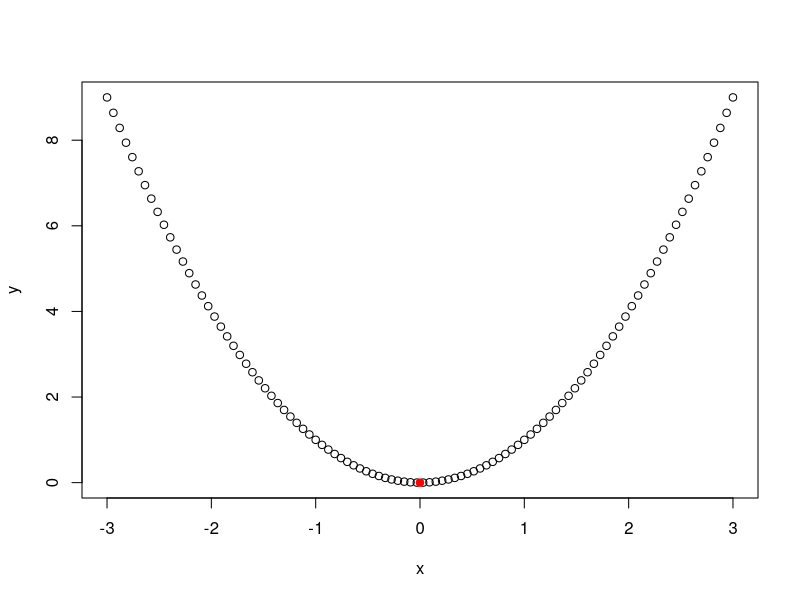

This chart was generated by the following R code: (Note: this script raises an error after producing the figure.)
#http://www.r-bloggers.com/linear-regression-by-gradient-descent/
##
## Liniowa regresja na bazie najszybszego spadku
## na podstawie
## https://www.coursera.org/learn/machine-learning/lecture/kCvQc/gradient-descent-for-linear-regression
## http://cs229.stanford.edu/notes/cs229-notes1.pdf
## http://machinelearningmastery.com/convex-optimization-in-r/


################################################################################
# SPADEK GRADIENTU - w 1D pochodnej - dla funkcji 1D

funkcja <- function(x) {                     # zdefiniuj funkcję 1D z optimum w punkcie (0,0)
  x^2
}

pochodna <- function(x) {                    # określ pochodną funkcji 1D
  2*x
}

# metoda spadku gradientu w 1D
spadek_gradientu <- function(func, pochodna, start, alfa=0.05, tol=1e-8) {
  pt1 <- start                               # start
  grdnt <- pochodna(pt1)                     # pochodna funkcji 
  pt2 <- pt1 - alfa*grdnt                    # odejmujemy pochodną razy alfa od wejściowego parametru
  while (abs(func(pt1)-func(pt2)) > tol) {   # przy minimum małe wartości pochodnej, jeśli mniejsze od tol przerwij pętle
    pt1 <- pt2                               # w przypadku spadku funkcji dodajemy do x
    grdnt <- pochodna(pt1)                   # w przypadku wzrostu funkcji odejmujemy do x
    pt2 <- pt1 - alfa*grdnt                  # aby "stoczyć się" do minimum
    print(func(pt2))                         # wypisuj postęp schodzenia do minimum
  }                                          
  pt2                                        # zwróć ostatni punkt optymalizacji
}

result <- spadek_gradientu(                  # znajdź minimum używając funkcji spadku gradientu
  funkcja,                                   # funkcja do optymalizacji
  pochodna,                                  # gradient funkcji 
  c(runif(1,-3,3)),                          # punkt startu
  0.05,                                      # krok optymalizacji
  1e-8)                                      # dopuszczalny błąd

# wyswietl rezultat optymalizacji
print(result)                                # współrzędne minimum
print(funkcja(result))                       # wartość funkcji w minimum
x <- seq(-3, 3, length.out=100)
y <- sapply(x, funkcja)                      # inaczej y <- funkcja(x)
plot(x, y, xlab="x",ylab="y")                # wyswietl funkcję 1D na wykresie
# wskaż czerwonym punktem znalezione optimum
points(result, funkcja(result), col="red", pch=19)
Sys.sleep(2)                                 #pauza na 2 sekundy


################################################################################
# SPADEK GRADIENTU dla funkcji 2D

funkcja <- function(x) {                     # zdefiniuj funkcję 2D z optimum w punkcie (0,0)
  x[1]^2 + x[2]^2
}

gradient <- function(x) {                    # określ pochodną funkcji 2D
  c(2*x[1], 2*x[2])
}

# metoda spadku gradientu w 2D
spadek_gradientu <- function(func, gradient, start, alfa=0.05, tol=1e-8) {
  pt1 <- start                               # start
  grdnt <- gradient(pt1)                     # gradient funkcji po przecieciu wzdłuż x i y
  pt2 <- c(pt1[1] - alfa*grdnt[1], pt1[2] - alfa*grdnt[2])
  while (abs(func(pt1)-func(pt2)) > tol) {   # przy minimum małe wartości gradientu, jeśli mniejsze od tol przerwij pętle
    pt1 <- pt2                               # w przypadku spadku funkcji przecięcia (część gradientu) dodajemy do odpowiedniego wymiaru
    grdnt <- gradient(pt1)                   # w przypadku wzrostu funkcji przecięcia odejmujemy od odpowiedniego wymiaru
    pt2 <- c(pt1[1] - alfa*grdnt[1], pt1[2] - alfa*grdnt[2])
    print(func(pt2))                         # wypisuj postęp schodzenia do minimum
  }
  pt2                                        # zwróć ostatni punkt optymalizacji
}

result <- spadek_gradientu(                  # znajdź minimum używając funkcji spadku gradientu
  funkcja,                                   # funkcja do optymalizacji
  gradient,                                  # gradient funkcji 
  c(runif(1,-3,3), runif(1,-3,3)),           # punkt startu
  0.05,                                      # krok optymalizacji
  1e-8)                                      # dopuszczalny błąd

# wyswietl rezultat optymalizacji
print(result)                                # współrzędne minimum
print(funkcja(result))                       # wartość funkcji w minimum
x <- seq(-3, 3, length.out=100)
y <- seq(-3, 3, length.out=100)
z <- funkcja(expand.grid(x, y))              # wyswietl funkcję 2D jako rysunek konturów
contour(x, y, matrix(z, length(x)), xlab="x",ylab="y")
# wskaż czerwonym punktem znalezione optimum
points(result[1], result[2], col="red", pch=19)
# obrysuj ten punkt kwadratem dla lepszego rozeznania
rect(result[1]-0.2, result[2]-0.2, result[1]+0.2, result[2]+0.2, lwd=2)
Sys.sleep(2)                                 #pauza na 2 sekundy



################################################################################
# REGRESJA LINIOWA
# wygeneruj losowe dane, gdzie y jest funkcją losową x też losowego (inne rozkłady)
x <- runif(1000, -5, 5)
y <- x + rnorm(1000) + 3

res <- lm( y ~ x )                           # wygeneruj model regresji liniowej

# rysunek danych i modelu
plot(x,y, col=rgb(0.2,0.4,0.6,0.4), main='Linear regression')
abline(res, col='blue')
Sys.sleep(2)                                 #pauza na 2 sekundy

################################################################################
# Funkcja kosztów - suma kwadratów błędów między y, a krzywą regresji: y - (Ax+B)
cost <- function(X, y, theta) {
  sum( (X %*% theta - y)^2 ) / (2*length(y))
}

alfa <- 0.01                                 # współczynnik uczenia alfa
num_iters <- 1000                            # liczba iteracji
cost_history <- double(num_iters)            # historia
theta_history <- list(num_iters)
theta <- matrix(c(0,0), nrow=2)              # inicjalizuj współczynniki
X <- cbind(1, matrix(x))                     # dodaj jedynki dla B z Ax+B wzoru prostej

for (i in 1:num_iters) {                     # spadek gradientu dla sumy kwadratów różnic po osi y
  error <- (X %*% theta - y)                 # między punktami (x,y) a linią regresji A*X+B 
  delta <- t(X) %*% error / length(y)        # gdzie Theta to wektor [B,A]
  theta <- theta - alfa * delta              # zwiększamy lub zmniejszamy theta 
  cost_history[i] <- cost(X, y, theta)       # w zależności od wartości gradientu w delta  
  theta_history[[i]] <- theta                # notujemy historię kosztów i theta
}

# rysunek danych i próby optymalizacji 
plot(x,y, col=rgb(0.2,0.4,0.6,0.4), main='regresja liniowa przez spadek gradientu')
for (i in c(1,3,6,10,14,seq(20,num_iters,by=10))) {
  abline(coef=theta_history[[i]], col=rgb(0.8,0,0,0.3))
}
abline(coef=theta, col="blue")
Sys.sleep(2)                                 #pauza na 2 sekundy

cost_history[seq(1,num_iters, by=100)]       # wykres kosztu funkcji w czasie
plot(cost_history, type='l', col='blue', lwd=2, main='Funkcja kosztu', ylab='koszt', xlab='Iteracja')
Sys.sleep(2)                                 #pauza na 2 sekundy


